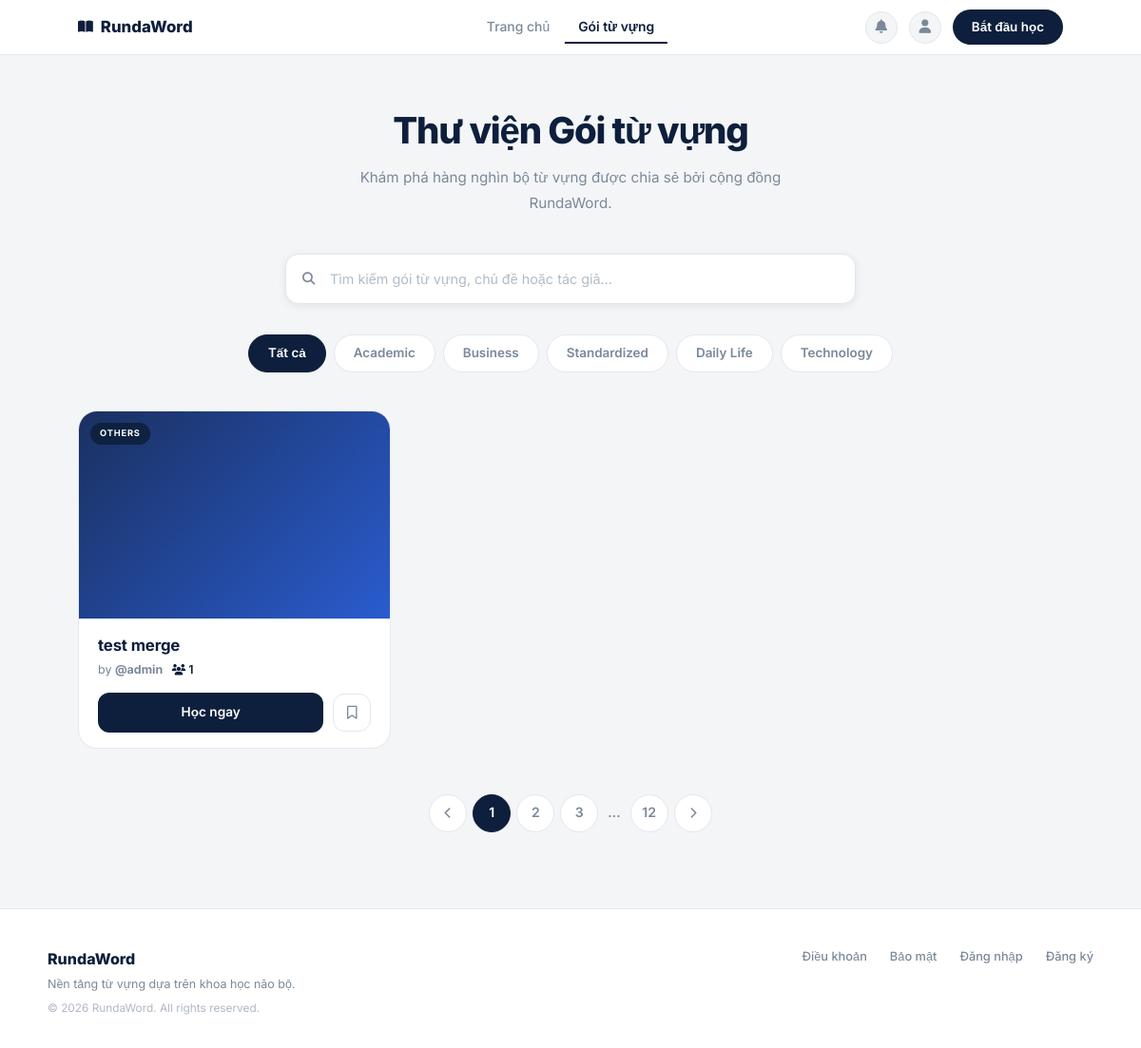
Before: /explore with the older database file.
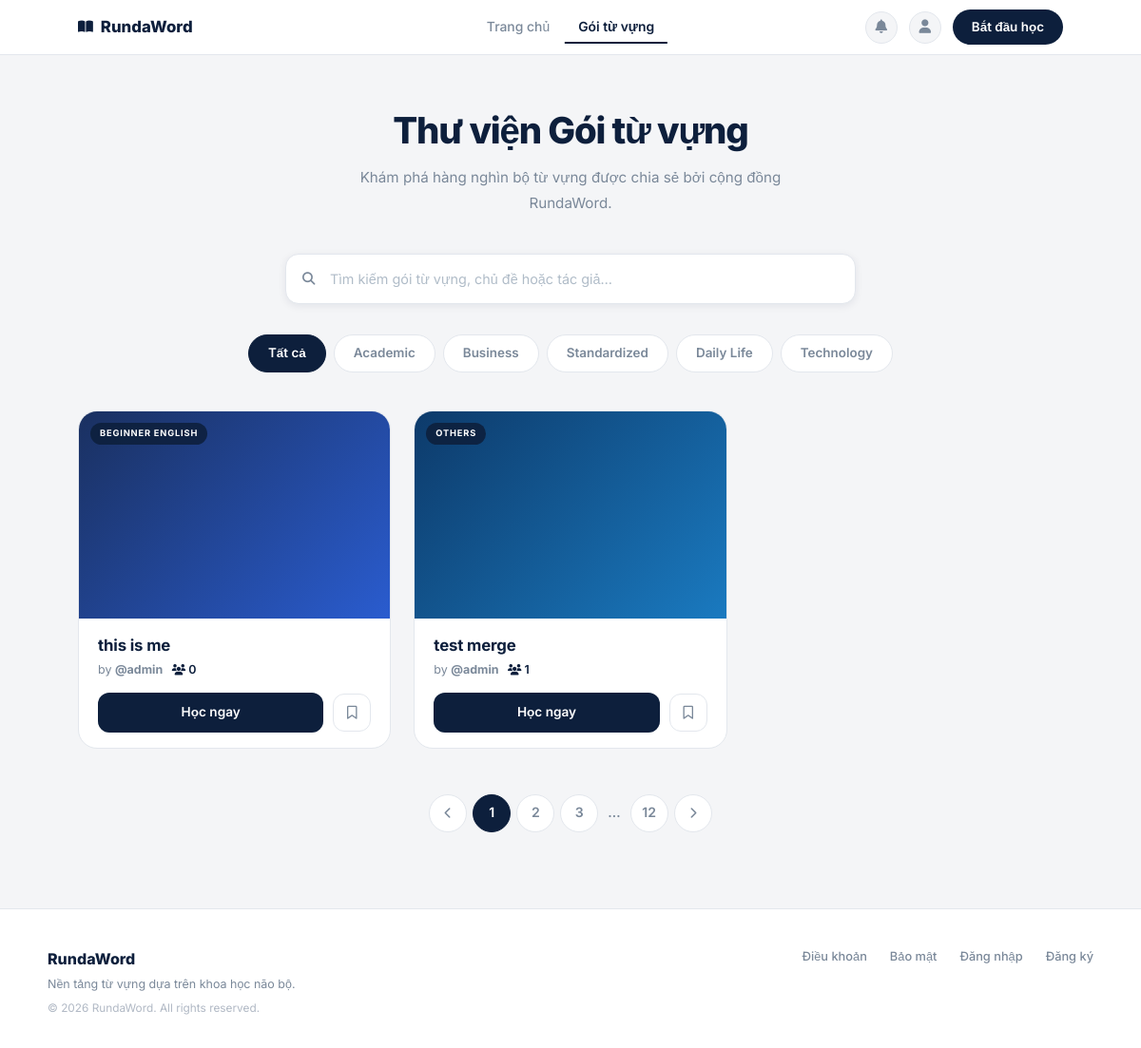
After: the same page with the newer database file.
### main.py (models this page shows, shortened)
class VocabPackage(db.Model):
    __tablename__ = 'vocab_packages'
    id                  = db.Column(db.Integer, primary_key=True)
    package_name        = db.Column(db.String(100), nullable=False)
    package_description = db.Column(db.Text)
    created_at          = db.Column(db.DateTime, default=datetime.utcnow)
    updated_at          = db.Column(db.DateTime, default=datetime.utcnow)
    user_id             = db.Column(db.Integer, db.ForeignKey('users.id'), nullable=False)
    is_public           = db.Column(db.Boolean, default=True)
    topic               = db.Column(db.String(120), nullable=False, default='Others')
    vocabularies = db.relationship(
        'Vocabulary', backref='package', lazy=True, cascade='all, delete-orphan'
    )

class User(UserMixin, db.Model):
    __tablename__ = 'users'
    id            = db.Column(db.Integer, primary_key=True)
    username      = db.Column(db.String(50),  unique=True, nullable=False)
    name          = db.Column(db.String(100))
    email         = db.Column(db.String(120), unique=True, nullable=False)
    password_hash = db.Column(db.String(255), nullable=False)
    role          = db.Column(db.Integer, default=ROLE_USER, nullable=False)  # 0=user, 1=admin
    created_at    = db.Column(db.DateTime, default=datetime.utcnow)
    packages = db.relationship(
        'VocabPackage', backref='user', lazy=True, cascade='all, delete-orphan',
        foreign_keys='VocabPackage.user_id'
    )
    saved_packages = db.relationship(
        'VocabPackage', secondary=user_saved_packages,
        backref=db.backref('saved_by', lazy='dynamic'), lazy='dynamic'
    )

### main.py (the view)
@app.route('/explore')
def explore():
    q = request.args.get('q', '').strip()
    if q:
        public_packages = search_packages(q)
    else:
        public_packages = VocabPackage.query \
            .filter(VocabPackage.is_public == True) \
            .order_by(VocabPackage.updated_at.desc()).all()
    if current_user.is_authenticated:
        return redirect(url_for('packages'))
    lc_ids = [p.id for p in public_packages]
    learner_counts = learner_counts_for_package_ids(lc_ids)
    return render_template(
        'explore.html',
        public_packages=public_packages,
        search_query=q,
        learner_counts=learner_counts
    )

### main.py (called while the page is built)
def learner_counts_for_package_ids(package_ids):
    if not package_ids:
        return {}
    rows = db.session.query(
        user_saved_packages.c.package_id,
        func.count(user_saved_packages.c.user_id)
    ).filter(
        user_saved_packages.c.package_id.in_(package_ids)
    ).group_by(user_saved_packages.c.package_id).all()
    return {pid: n for pid, n in rows}

@app.context_processor
def inject_package_topics():
    return dict(PACKAGE_TOPICS=PACKAGE_TOPICS, learner_counts={})

### templates/explore.html (shortened to what this page needs)
{% extends "base.html" %}
{% block content %}
<nav class="lp-nav">
  <div class="inner">
    <a href="{{ url_for('index') }}" class="lp-logo">
      <i class="fas fa-book-open" style="font-size:0.88rem;"></i>RundaWord
    </a>
    <div class="lp-nav-links">
      <a href="{{ url_for('index') }}" class="lp-nav-link">Trang chủ</a>
      <a href="{{ url_for('explore') }}" class="lp-nav-link active">Gói từ vựng</a>
    </div>
    <div class="lp-nav-right">
      <a href="#" class="lp-icon-btn" title="Notifications" onclick="openAuth('login');return false;">
        <i class="fas fa-bell"></i>
      </a>
      <a href="#" class="lp-icon-btn" title="Sign in" onclick="openAuth('login');return false;">
        <i class="fas fa-user"></i>
      </a>
      <button class="btn-start-sm" onclick="openAuth('register')">Bắt đầu học</button>
    </div>
  </div>
</nav>
<div class="exp-page">
  <div class="exp-hero">
    <h1>Thư viện Gói từ vựng</h1>
    <p>Khám phá hàng nghìn bộ từ vựng được chia sẻ bởi cộng đồng RundaWord.</p>
  </div>
  <div class="exp-search-wrap">
    <i class="fas fa-search"></i>
    <form method="GET" action="{{ url_for('explore') }}" style="display:contents;">
      <input type="text" name="q"
        placeholder="Tìm kiếm gói từ vựng, chủ đề hoặc tác giả…"
        value="{{ search_query or '' }}">
    </form>
  </div>
  <div class="exp-filters">
    <button class="exp-filter f-all"   onclick="setFilter(this,'all')">Tất cả</button>
    <button class="exp-filter"         onclick="setFilter(this,'academic')">Academic</button>
    <button class="exp-filter"         onclick="setFilter(this,'business')">Business</button>
    <button class="exp-filter"         onclick="setFilter(this,'standardized')">Standardized</button>
    <button class="exp-filter"         onclick="setFilter(this,'daily')">Daily Life</button>
    <button class="exp-filter"         onclick="setFilter(this,'technology')">Technology</button>
  </div>
  {% set bg_colors = [
    'linear-gradient(135deg,#1a3060,#2a5ccf)',
    'linear-gradient(135deg,#0d3a6a,#1a7ac0)',
    'linear-gradient(135deg,#1a1a3a,#2a2a7a)',
    'linear-gradient(135deg,#3a1a1a,#8a2a2a)',
    'linear-gradient(135deg,#0d3a20,#1a8a4a)',
    'linear-gradient(135deg,#2a1a3a,#6a2a9a)'
  ] %}
  {% set cats = ['academic','business','technology','standardized','daily-life','academic'] %}
  {% set cat_labels = ['ACADEMIC','BUSINESS','TECHNOLOGY','STANDARDIZED','DAILY LIFE','ACADEMIC'] %}
  <div class="exp-grid">
    {% if public_packages %}
      {% for pkg in public_packages %}
      <div class="exp-card">
        <div class="exp-card-img-wrap">
          <div class="exp-card-img-bg" style="background:{{ bg_colors[loop.index0 % 6] }};"></div>
          <span class="exp-cat-badge topic" title="{{ pkg.topic or 'Others' }}">{{ pkg.topic or 'Others' }}</span>
        </div>
        <div class="exp-card-body">
          <div class="exp-card-name">{{ pkg.package_name }}</div>
          <div class="exp-card-meta">
            by <strong>@{{ pkg.user.username if pkg.user else 'unknown' }}</strong>
            <span class="exp-learners-inline"><i class="fas fa-users" style="font-size:0.72rem;"></i> {{ learner_counts.get(pkg.id, 0) }}</span>
          </div>
          <div class="exp-card-actions">
            <button class="btn-learn-dark" onclick="openAuth('login')">Học ngay</button>
            <button class="btn-bm" onclick="openAuth('login')" title="Save">
              <i class="far fa-bookmark"></i>
            </button>
          </div>
        </div>
      </div>
      {% endfor %}
    {% endif %}
  </div>
  <div class="exp-pagination">
    <button class="pag-btn"><i class="fas fa-chevron-left" style="font-size:0.75rem;"></i></button>
    <button class="pag-btn active">1</button>
    <button class="pag-btn">2</button>
    <button class="pag-btn">3</button>
    <span class="pag-dots">…</span>
    <button class="pag-btn">12</button>
    <button class="pag-btn"><i class="fas fa-chevron-right" style="font-size:0.75rem;"></i></button>
  </div>
</div>
{% endblock %}

Changed rows visible on the page:
added VocabPackage: topic "BEGINNER ENGLISH", package_name "this is me", user "admin", get "0"
